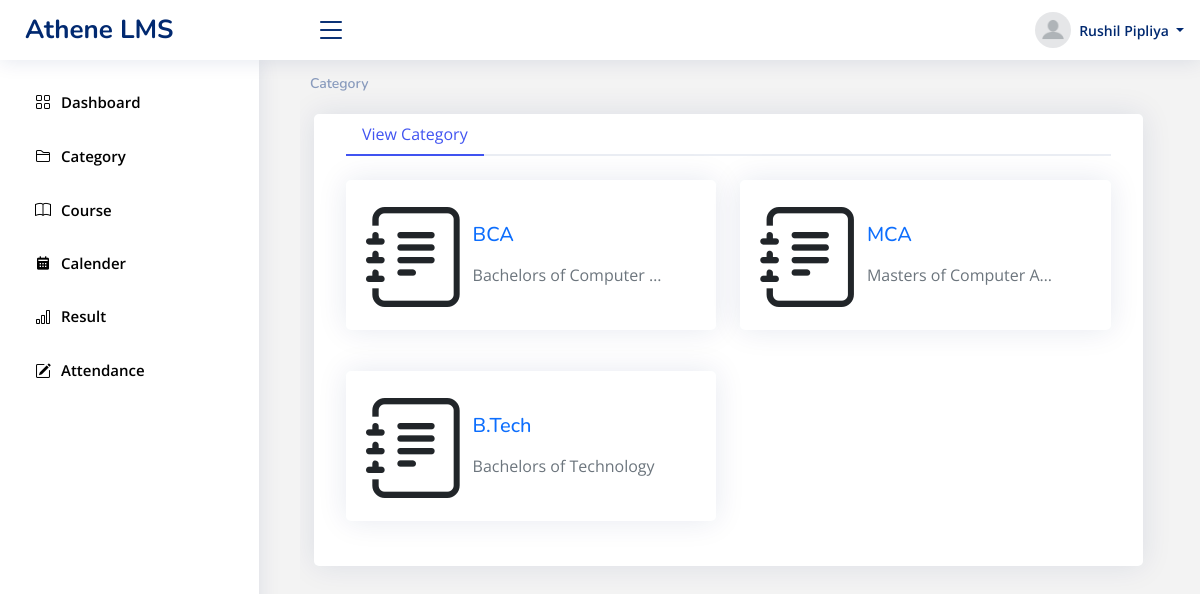
The app's page /ALMS/category/category_teacher.php (signed in) with its own data.
### tables this page shows
CREATE TABLE `category` (
  `cat_id` int NOT NULL,
  `cat_short_name` varchar(20) DEFAULT NULL,
  `cat_full_name` varchar(100) NOT NULL,
  `cat_code` varchar(10) DEFAULT NULL
);

### ALMS/category/category_teacher.php (the view, shortened to what this page needs)
<!DOCTYPE html>
<html lang="en">
<head>
    <link href="../assets/vendor/bootstrap/css/bootstrap.min.css" rel="stylesheet">
    <link href="../assets/vendor/bootstrap-icons/bootstrap-icons.css" rel="stylesheet">
    <link href="../assets/vendor/boxicons/css/boxicons.min.css" rel="stylesheet">
    <link href="../assets/vendor/quill/quill.snow.css" rel="stylesheet">
    <link href="../assets/vendor/quill/quill.bubble.css" rel="stylesheet">
    <link href="../assets/vendor/remixicon/remixicon.css" rel="stylesheet">
    <link href="../assets/vendor/simple-datatables/style.css" rel="stylesheet">
    <link href="../assets/css/style.css" rel="stylesheet">
</head>
<body>
    <?php
    require_once "../sidebar.php";
    require_once "../header.php";
    ?>
    <main id="main" class="main overflow-hidden">
        <div class="pagetitle">
            <nav>
                <ol class="breadcrumb">
                    <li class="breadcrumb-item active"><a href="#">Category</a></li>
                </ol>
            </nav>
        </div>
        <div class="row">
            <div class="card ms-3 col-11 m-1 ">
                <div class="card-body">
                    <ul class="nav nav-tabs nav-tabs-bordered" id="borderedTab" role="tablist">
                        <li class="nav-item" role="presentation">
                            <button class="nav-link active" id="home-tab" data-bs-toggle="tab" data-bs-target="#bordered-home" type="button" role="tab" aria-controls="home" aria-selected="true">View Category</button>
                        </li>
                    </ul>
                    <div class="tab-content pt-2" id="borderedTabContent">
                        <div class="tab-pane fade show active" id="bordered-home" role="tabpanel" aria-labelledby="home-tab">
                            <?php
                            $sql = "SELECT * FROM category";
                            $result = mysqli_query($conn, $sql);
                            if (!empty($result->num_rows) && $result->num_rows > 0) {
                                $i = 1;
                                while ($row = mysqli_fetch_assoc($result)) {
                                    if ($i % 2 == 1) {
                                        echo "<div class='row mt-3'>";
                                    }
                                    echo "
                                <div class='col-6'>
                                <div class='card'>
                                  <div class='filter'>
                                  </div>
                                    <div class='row no-gutters'>
                                        <div class='col-3'>
                                         <i class='bi bi-journal-text text-dark' style='font-size:100px;padding-left:20px;'></i>
                                        </div>
                                        <div class='col-8'>
                                            <div class='card-body'>
                                                <h5 class='card-title'></h5>
                                                <h5 class='place-card__content_header ms-2'>
                                                    <a href='../course/course_teacher.php?cat_id={$row['cat_id']}'><p class='text-primary place-title'>{$row['cat_short_name']}</p></a>
                                                </h5>
                                                <p><span class='ms-2 text-muted d-block text-truncate'>{$row['cat_full_name']}</span></p>
                                            </div>
                                        </div>
                                     </div>
                                  </div>
                                 </div>
                                 ";
                                    if ($i % 2 == 0) {
                                        echo "</div>";
                                    }
                                    $i++;
                                }
                            } else {
                                echo "<h6 class='text-secondary my-3 text-center'>No categories are available</h6>";
                            }
                            ?>
                        </div>
                    </div>
                </div>
            </div>
        </div>
        </div>
    </main>
</body>
</html>

### ALMS/assets/css/style.css (style rules this page uses)
:root { scroll-behavior: smooth; }
body { font-family: "Open Sans", sans-serif; background: #f3f3f3; color: #e2e2e2; }
a { color: #4154f1; text-decoration: none; }
h1, h2, h3, h4, h5, h6 { font-family: "Nunito", sans-serif; }
#main { margin-top: 53px; padding: 20px 10px; transition: all 0.4s; }
.pagetitle { margin-bottom: 10px; }
.card { margin-bottom: 25px; border:none; border-radius: 5px; box-shadow: 0px 0 30px rgba(1, 41, 112, 0.1); }
.card-title { padding: 20px 0 15px 0; font-size: 18px; font-weight: 500; color: #012970; font-family: "Poppins", sans-serif; }
.card-body { padding: 0 20px 20px 20px; }
.breadcrumb { font-size: 14px; font-family: "Nunito", sans-serif; color: #899bbd; font-weight: 600; }
.breadcrumb a { color: #899bbd; transition: 0.3s; }
.breadcrumb .breadcrumb-item::before { color: #899bbd; }
.breadcrumb .active { color: #51678f; font-weight: 600; }
.nav-tabs-bordered { border-bottom: 2px solid #ebeef4; }
.nav-tabs-bordered .nav-link { margin-bottom: -2px; border: none; color: #2c384e; }
.nav-tabs-bordered .nav-link.active { background-color: #fff; color: #4154f1; border-bottom: 2px solid #4154f1; }
@media (min-width: 1200px) { #main, #footer { margin-left: 300px; } }

### ALMS/category/category_teacher.php (style rules this page uses)
@media (min-width: 992px) { .nav-tabs { flex-direction: row; } }
@media (min-width: 992px) { .nav-link { flex: 1; text-align: center; } }

### records on screen
category: cat_short_name "BCA", cat_full_name "Bachelors of Computer…"
category: cat_short_name "MCA", cat_full_name "Masters of Computer A…"
category: cat_short_name "B.Tech", cat_full_name "Bachelors of Technology"

### other values on screen
$_SESSION['username'] "Rushil Pipliya"
